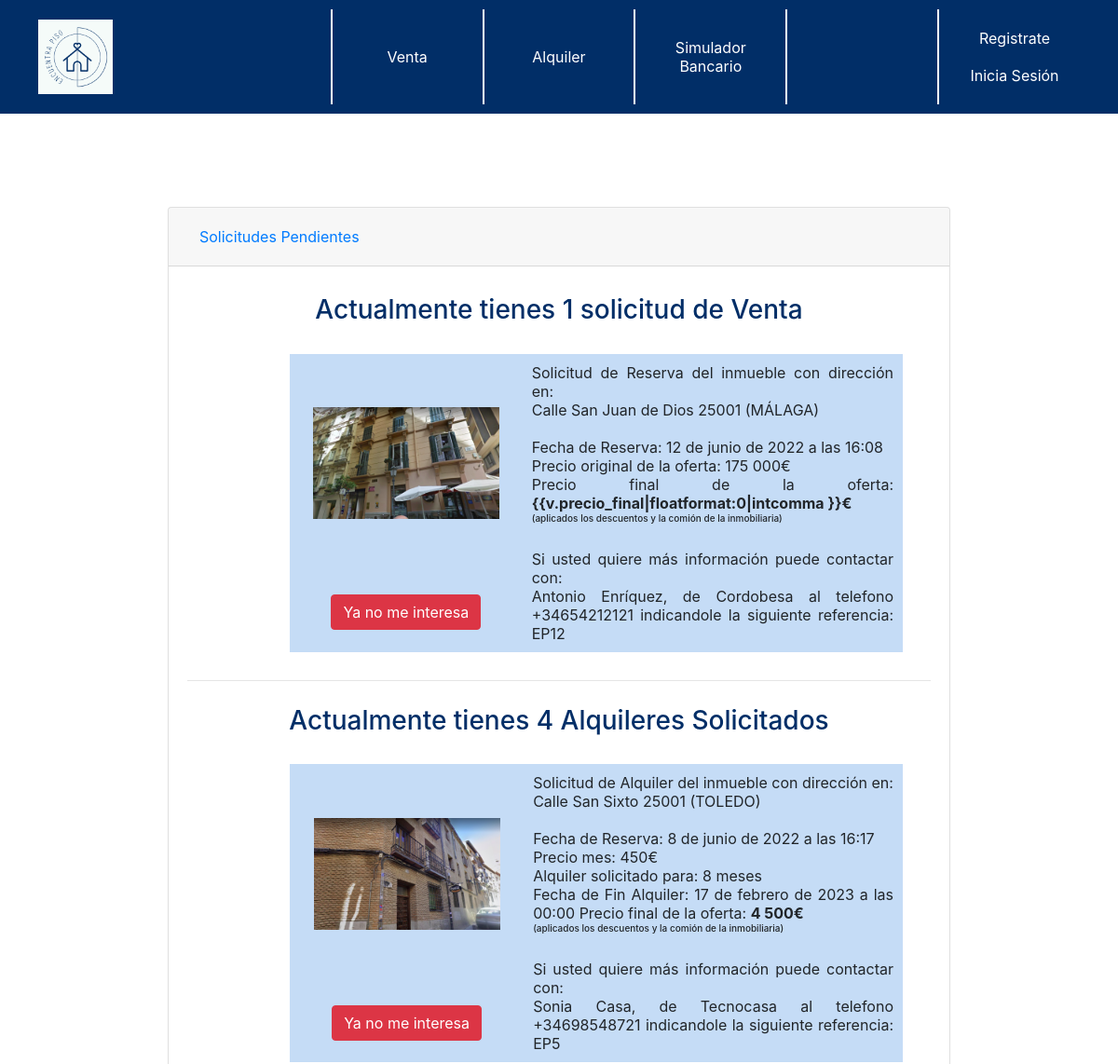
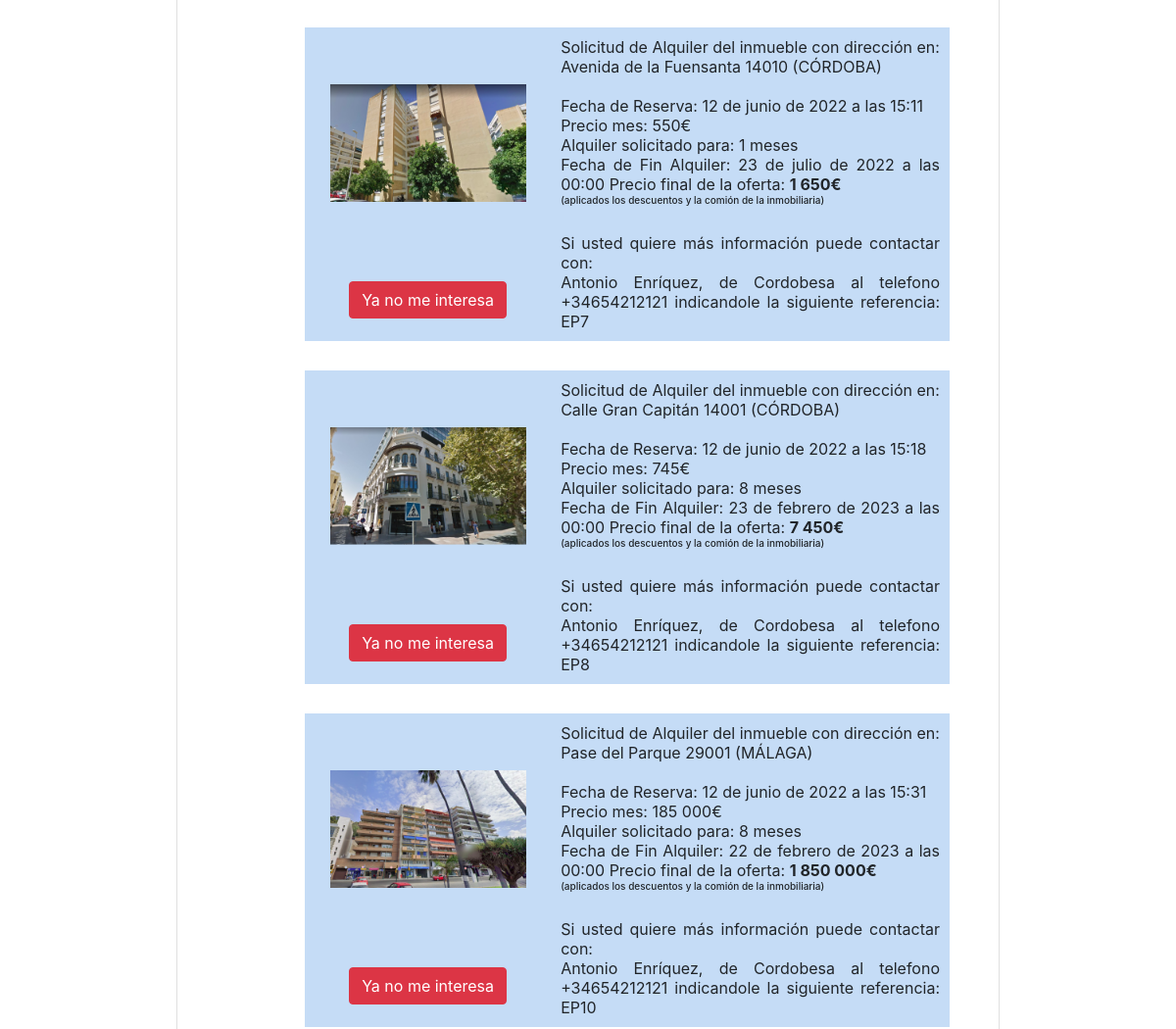
Before: /operaciones/2/ (upper part) with the older database file (2 pictures, top to bottom).
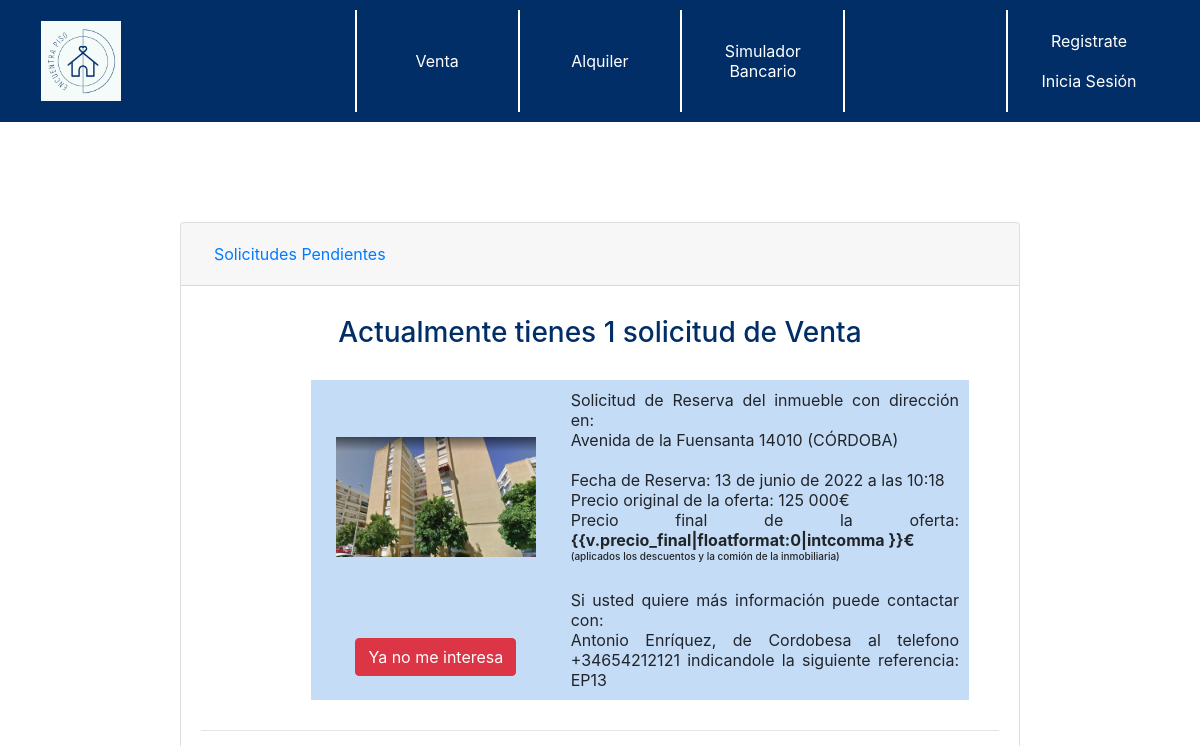
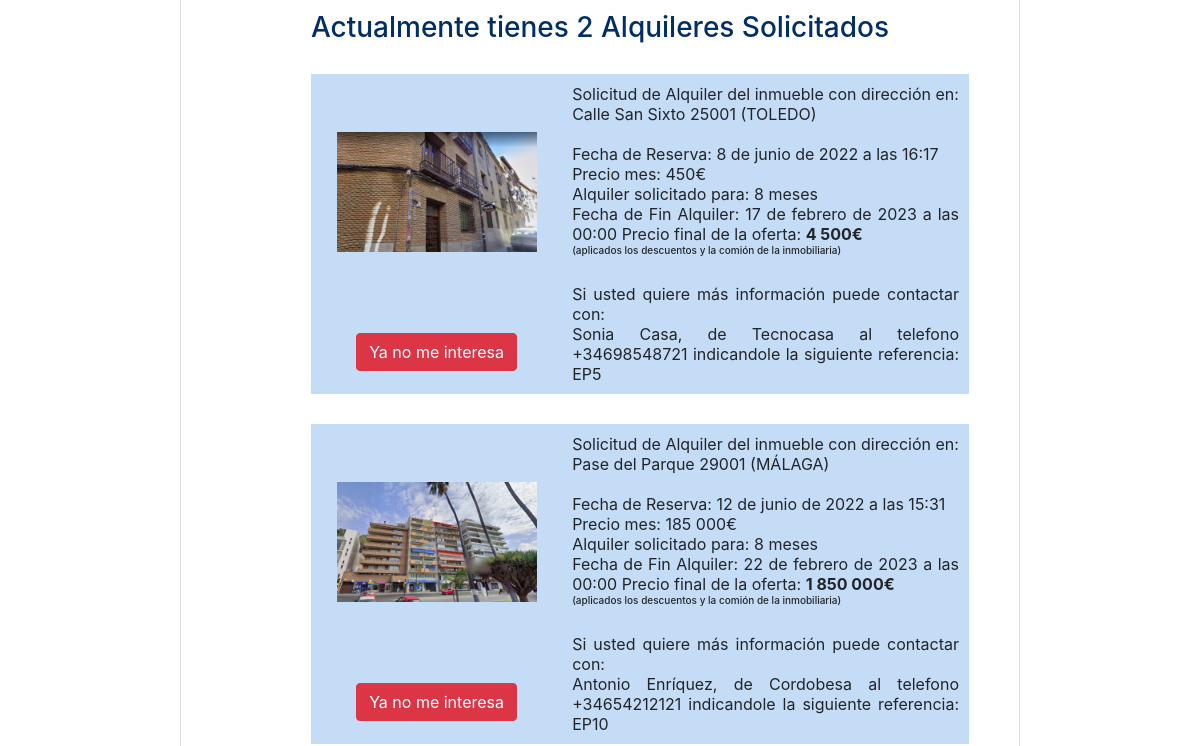
After: the same page with the newer database file (2 pictures, top to bottom).
### applications/operaciones/models.py (models this page shows, shortened)
class Venta(models.Model):
	oferta=models.ForeignKey("Oferta",verbose_name=("oferta"),on_delete=models.SET_NULL,null=True )
	comprador=models.ForeignKey("administracion.Cliente", related_name="comprador",verbose_name=("comprador"),on_delete=models.SET_NULL,null=True )
	fecha= models.DateTimeField('Fecha', auto_now=False, auto_now_add=False, null=True,blank=True)
	activa=models.BooleanField('Activo', default=True)
	aprobada=models.BooleanField('Aprobada', default=False)
	updated_at = models.DateTimeField(auto_now_add=True, null=True)
	created_at = models.DateTimeField(auto_now_add=True, null=True)
	def _get_importe(self):
		precio_descuento=self.oferta.precio-((self.oferta.precio*self.oferta.descuento)/100)
		precio_final= precio_descuento+((self.oferta.precio*self.oferta.vendedor.empresa.comision)/100)
		return precio_final
	precio_final = property(_get_importe)

class Oferta(models.Model):
	inmueble= models.ForeignKey("inmuebles.Inmueble", verbose_name=("Inmueble"),on_delete=models.CASCADE)
	vendedor=models.ForeignKey("administracion.Trabajador", verbose_name=("trabajador"),on_delete=models.SET_NULL, blank=True,null=True)
	precio=models.DecimalField('Precio', max_digits=13, decimal_places=6)
	descuento=models.DecimalField('Descuento', max_digits=5, decimal_places=2, default=0)
	tipo=models.CharField("tipo",max_length=1)
	activa=models.BooleanField('Activo', default=True)
	updated_at = models.DateTimeField(auto_now_add=True, null=True)
	created_at = models.DateTimeField(auto_now_add=True, null=True)

class Alquiler(models.Model):
	oferta=models.ForeignKey("Oferta",verbose_name=("oferta"),on_delete=models.SET_NULL,null=True )
	inquilino=models.ForeignKey("administracion.Cliente", related_name="inquilino",verbose_name=("inquilino"), null=True, on_delete=models.SET_NULL, )
	fecha_entrada=models.DateTimeField('Fecha', auto_now=False, auto_now_add=False)
	meses=models.IntegerField('Meses',)
	activa=models.BooleanField('Activo', default=True)
	aprobada=models.BooleanField('Aprobada', default=False)
	baja=models.BooleanField('Baja', default=False)
	created_at = models.DateTimeField(auto_now_add=True, null=True)
	updated_at = models.DateTimeField(auto_now_add=True, null=True)
	def _get_precio_final(self):
		return (float(self.oferta.precio)*float(self.meses))+(float(self.oferta.precio)*2)
	precio_final = property(_get_precio_final)
	def _get_fechabaja(self):
		fechainicial=str(self.fecha_entrada)
		fechainicialFormato=fechainicial[0:10]
		fechaI=datetime.strptime(fechainicialFormato, '%Y-%m-%d')
		fechaBaja=fechaI+relativedelta(months=self.meses)
		return fechaBaja
	fecha_fin=property(_get_fechabaja)

### applications/inmuebles/models.py (models this page shows, shortened)
class Inmueble(models.Model):
	PROVINCE_CHOICES =(
		('01', 'Alaba'), ('02', 'Albacete'), ('03', 'Alicante'),
		('04', 'Almería'), ('05', 'Ávila'), ('06', 'Badajoz'),
		('07', 'Islas Baleares'), ('08', 'Barcelona'), ('09', 'Burgos'),
		('10', 'Cáceres'), ('11', 'Cádiz'), ('12', 'Castellón'),
		('13', 'Ciudad Real'), ('14', 'Córdoba'), ('15', 'A Coruña'),
		('16', 'Cuenca'), ('17', 'Girona'), ('18', 'Granada'),
		('19', 'Guadalajara'), ('20', 'Guipúzcoa'), ('21', 'Huelva'),
		('22', 'Huesca'), ('23', 'Jaén'), ('24', 'León'),
		('25', 'Lleida'), ('26', 'La Rioja'), ('27', 'Lugo'),
		('28', 'Madrid'), ('29', 'Málaga'), ('30', 'Murcia'),
		('31', 'Navarra'), ('32', 'Ourense'), ('33', 'Asturias'),
		('34', 'Palencia'), ('35', 'Las Palmas'), ('36', 'Pontevedra'),
		('37', 'Salamanca'), ('38', 'Santa Cruz de Tenerife'), ('39', 'Cantabria'),
		('40', 'Segovia'), ('41', 'Sevilla'), ('42', 'Soria'),
		('43', 'Tarragona'), ('44', 'Teruel'), ('45', 'Toledo'),
		('46', 'Valencia'), ('47', 'Valladolid'), ('48', 'Vizcaya'),
		('49', 'Zamora'), ('50', 'Zaragoza'), ('51', 'Ceuta'), ('52', 'Melilla')
		)
	HABITACIONES_CHOICES=(
        ('0', 'Loft'),
        ('1', '1 Habitacion'),
        ('2', '2 Habitaciones'),
        ('3', '3 Habitaciones'),
        ('4', '4 Habitaciones'),
        ('5', '5 Habitaciones'),
        ('6', 'Más de 5'),
        )
	ORIENTACION_CHOICES=(
	 	('1', '(N) Norte'),
        ('2', '(NO) Noreste'),
        ('3', '(E) Este'),
        ('4', '(SE) Sureste'),
        ('5', '(S) Sur'),
        ('6', '(SO) Suroeste'),
        ('7', '(O) Oeste'),
        ('8', '(NO) Noroeste'),
	 	)
	propietario= models.ForeignKey("administracion.Propietario", verbose_name="propietario",on_delete=models.CASCADE )
	direccion= models.CharField('Direccion', max_length=200)
	localizacion= models.CharField('Localización', max_length=2, choices=PROVINCE_CHOICES)
	codigo_postal= models.IntegerField('CP',)
	metros=models.IntegerField('Metros',)
	habitacion=models.CharField('Habitación', max_length=1, choices=HABITACIONES_CHOICES)
	planta=models.IntegerField('Planta',)
	wc=models.IntegerField('Baños',)
	orientacion=models.CharField('Orientación', max_length=1, choices=ORIENTACION_CHOICES)
	construccion=models.IntegerField('Año Construcción',)
	comunidad=models.DecimalField('Precio Comunidad', max_digits=6, decimal_places=2)
	ascensor=models.BooleanField('Ascensor', default=False)
	terraza=models.BooleanField('Terraza', default=False)
	patio=models.BooleanField('Patio', default=False)
	observacion= models.CharField('Observacion', max_length=1024)
	imagenPrincipal= models.ImageField("ImagenPrincipal",upload_to="imagenes/")
	imagen1=models.ImageField("imagen1",upload_to="imagenes/",default="imagenes/pordefecto.png",blank=True, null=True)
	imagen2=models.ImageField("imagen2",upload_to="imagenes/",default="imagenes/pordefecto.png",blank=True, null=True)
	imagen3=models.ImageField("imagen3",upload_to="imagenes/",default="imagenes/pordefecto.png",blank=True, null=True)
	imagen4=models.ImageField("imagen4",upload_to="imagenes/",default="imagenes/pordefecto.png",blank=True, null=True)
	activo=models.BooleanField('Activo', default=True)
	created_at = models.DateTimeField(auto_now_add=True, null=True)
	updated_at = models.DateTimeField(auto_now_add=True, null=True)
	class Meta:
		ordering = ["localizacion","direccion"]

### applications/administracion/models.py (models this page shows, shortened)
class Trabajador(models.Model):
    usuario = models.OneToOneField(User, on_delete=models.CASCADE)
    dni = models.CharField('DNI', max_length=9, unique=True)
    nombre = models.CharField('Nombre', max_length=25)
    primer_apellido = models.CharField('1ºApellido', max_length=50)
    segundo_apellido = models.CharField('2ºApellido', max_length=50)
    empresa = models.ForeignKey("Empresa", verbose_name=("Empresa"), on_delete=models.CASCADE, blank=True, null=True)
    telefono= PhoneNumberField(blank=True)

class Empresa(models.Model):
    cif=models.CharField('CIF', max_length=9, unique=True)
    nombre_empresa=models.CharField('Nombre', max_length=100)
    razon_social=models.CharField('Razon Social', max_length=100)
    comision=models.DecimalField('Comisión', max_digits=4, decimal_places=2, default=3)
    codigo=models.CharField('Codigo',max_length=10)
    def __str__(self):
        return self.nombre_empresa

### applications/operaciones/views.py (the view)
# urls.py: path('operaciones/<int:id>/',views.Operaciones.as_view(),name="Operaciones"),
class Operaciones(View):
    def get(self, request, id):
        clientes=Cliente.objects.all()
        trabajadores=Trabajador.objects.all()
        user=User.objects.get(id=id)
        cliente=Cliente.objects.get(usuario=user)
        ventas=Venta.objects.filter(comprador=cliente).filter(activa=True).filter(aprobada=False)
        alquileres=Alquiler.objects.filter(inquilino=cliente).filter(activa=True).filter(aprobada=False)
        ventasConfirmadas=Venta.objects.filter(comprador=cliente).filter(aprobada=True).filter(activa=True)
        alquileresConfirmados=Alquiler.objects.filter(inquilino=cliente).filter(aprobada=True).filter(activa=True)
        contVSolicitadas=len(ventas)
        contASolicitados=len(alquileres)
        contAaprobadas=len(alquileresConfirmados)
        contVaprobadas=len(ventasConfirmadas)
        contexto={
        "clientes":clientes,
        "trabajadores":trabajadores,
        "ventas":ventas,
        "contVSolicitadas":contVSolicitadas,
        "alquileres":alquileres,
        "contASolicitados":contASolicitados,
        "ventasConfirmadas":ventasConfirmadas,
        "alquileresConfirmados":alquileresConfirmados,
        "contAaprobadas":contAaprobadas,
        "contVaprobadas":contVaprobadas
        }
        return render(request,"operaciones.html",contexto)

### templates/operaciones.html (shortened to what the changed rows need)
{% extends "base.html" %}
{% load static %}
{% load humanize %}
{% block content %}
<div style="width:70%; margin:100px auto;">
	<div id="accordion">
		<div class="card">
			<div id="collapseOne" class="collapse show" aria-labelledby="headingOne" data-parent="#accordion">
				<div class="card-body">
					<center>
						{%if contVSolicitadas %}
						<ul>
							{% for v in ventas %}
							<ol style="margin:30px">
								<table style="margin:auto;" width="100%">
									<tr style="padding:10px">
										<td width="20%" align="center"
											style="background-color:#c5dcf6; padding:20px 10px; margin:10px 10px">
											<div id="foto">
												<a href="{% url 'app_inmuebles:Info' v.oferta.id %}"
													class="text-decoration-none">
													<img src={{v.oferta.inmueble.imagenPrincipal.url}} width="200px">
												</a>
											</div>
										</td>
										<td rowspan="2" width="50%" align="center"
											style="background-color:#c5dcf6; padding:10px 10px">
											<div style="text-align:justify">
												Solicitud de Reserva del inmueble con dirección
												en:<br />{{v.oferta.inmueble.direccion}} {{v.oferta.inmueble.codigo_postal}}
												({{v.oferta.inmueble.get_localizacion_display|upper}})<br /><br />
												Fecha de Reserva: {{v.created_at}}<br />
												Precio original de la oferta:
												{{v.oferta.precio|floatformat:0|intcomma}}€<br />
												Precio final de la oferta: <b>{{v.precio_final|floatformat:0|intcomma
													}}€</b>
												<h6 style="font-size:10">(aplicados los descuentos y la comión de la
													inmobiliaria)</h6><br />
												Si usted quiere más información puede contactar con: <br />
												{{v.oferta.vendedor.nombre}} {{v.oferta.vendedor.primer_apellido}}, de
												{{v.oferta.vendedor.empresa}} al telefono {{v.oferta.vendedor.telefono}}
												indicandole la siguiente referencia: EP{{v.id}}
												<br />
											</div>
										</td>
									</tr>
									<td width="20%" align="center" style="background-color:#c5dcf6; padding:10px 10px">
										<a href="{% url 'app_operaciones:desactivarVenta' v.id %}">
											<button type="button" class="btn btn-danger">Ya no me interesa </button>
										</a>
									</td>
								</table>
							</ol>
						{% endfor %}
						</ul>
						{%else%}
						<h3>Actualmete no tiene ninguna solicitud de Venta</h3>
						{%endif%}
					</center>
					<center>
						<h3>
							{%if contASolicitados %}
							Actualmente tienes {{contASolicitados}} Alquileres Solicitados
							<ul>
							{% for a in alquileres %}
								<ol style="margin:30px">
									<table style="margin:auto;" width="100%">
										<tr style="padding:10px">
											<td width="20%" align="center"
											style="background-color:#c5dcf6; padding:20px 10px; margin:10px 10px">
												<div id="foto">
													<a href="{% url 'app_inmuebles:Info' a.oferta.id %}"
													class="text-decoration-none">
														<img src={{a.oferta.inmueble.imagenPrincipal.url}} width="200px">
													</a>
												</div>
											</td>
											<td rowspan="2" width="50%" align="center"
											style="background-color:#c5dcf6; padding:10px 10px">
												<div style="text-align:justify">
													Solicitud de Alquiler del inmueble con dirección en:<br />{{a.oferta.inmueble.direccion}} {{a.oferta.inmueble.codigo_postal}}
													({{a.oferta.inmueble.get_localizacion_display|upper}})
													<br /><br />
													Fecha de Reserva: {{a.created_at}}<br />
													Precio mes: {{a.oferta.precio|floatformat:0|intcomma}}€<br />
													Alquiler solicitado para: {{a.meses}} meses<br />
													Fecha de Fin Alquiler: {{a.fecha_fin}}
													Precio final de la oferta: <b>{{a.precio_final|floatformat:0|intcomma}}€</b>
													<h6 style="font-size:10">(aplicados los descuentos y la comión de la
													inmobiliaria)
													</h6><br />
													Si usted quiere más información puede contactar con: <br />
													{{a.oferta.vendedor.nombre}} {{a.oferta.vendedor.primer_apellido}}, de
													{{a.oferta.vendedor.empresa}} al telefono {{a.oferta.vendedor.telefono}}
													indicandole la siguiente referencia: EP{{a.id}}
													<br />
												</div>
											</td>
										</tr>
											<td width="20%" align="center" style="background-color:#c5dcf6; padding:10px 10px">
												<a href="{% url 'app_operaciones:desactivarAlquiler' a.id %}">
													<button type="button" class="btn btn-danger">Ya no me interesa </button>
											</td>
									</table>
								</ol>
							{% endfor %}
							</ul>
							{%else%}
							Actualmete no tiene ningún Alquiler Solicitado.
							{%endif%}
						</h3>
					</center>
				</div>
			</div>
		</div>
	</div>
</div>
{% endblock content %}

Changed rows visible on the page:
removed Venta: oferta.inmueble.imagenPrincipal (picture), oferta.inmueble.direccion "Calle San Juan de Dios", oferta.inmueble.codigo_postal "25001", oferta.inmueble.localizacion "MÁLAGA", created_at "12 de junio de 2022 a las 16:08", oferta.precio "175 000", oferta.vendedor.nombre "Antonio", oferta.vendedor.primer_apellido "Enríquez", oferta.vendedor.empresa "Cordobesa", oferta.vendedor.telefono "+34654212121", id "12"
no longer on this page (row edited): Alquiler: oferta.inmueble.imagenPrincipal (picture), oferta.inmueble.direccion "Avenida de la Fuensanta", oferta.inmueble.codigo_postal "14010", oferta.inmueble.localizacion "CÓRDOBA", created_at "12 de junio de 2022 a las 15:11", oferta.precio "550", meses "1", fecha_fin "23 de julio de 2022 a las 00:00", precio_final "1 650", oferta.vendedor.nombre "Antonio", oferta.vendedor.primer_apellido "Enríquez", oferta.vendedor.empresa "Cordobesa", oferta.vendedor.telefono "+34654212121", id "7"
removed Alquiler: oferta.inmueble.imagenPrincipal (picture), oferta.inmueble.direccion "Calle Gran Capitán", oferta.inmueble.codigo_postal "14001", oferta.inmueble.localizacion "CÓRDOBA", created_at "12 de junio de 2022 a las 15:18", oferta.precio "745", meses "8", fecha_fin "23 de febrero de 2023 a las 00:00", precio_final "7 450", oferta.vendedor.nombre "Antonio", oferta.vendedor.primer_apellido "Enríquez", oferta.vendedor.empresa "Cordobesa", oferta.vendedor.telefono "+34654212121", id "8"
added Venta: oferta.inmueble.imagenPrincipal (picture), oferta.inmueble.direccion "Avenida de la Fuensanta", oferta.inmueble.codigo_postal "14010", oferta.inmueble.localizacion "CÓRDOBA", created_at "13 de junio de 2022 a las 10:18", oferta.precio "125 000", oferta.vendedor.nombre "Antonio", oferta.vendedor.primer_apellido "Enríquez", oferta.vendedor.empresa "Cordobesa", oferta.vendedor.telefono "+34654212121", id "13"
Other visible differences:
{{ contASolicitados }}: "4" → "2"
